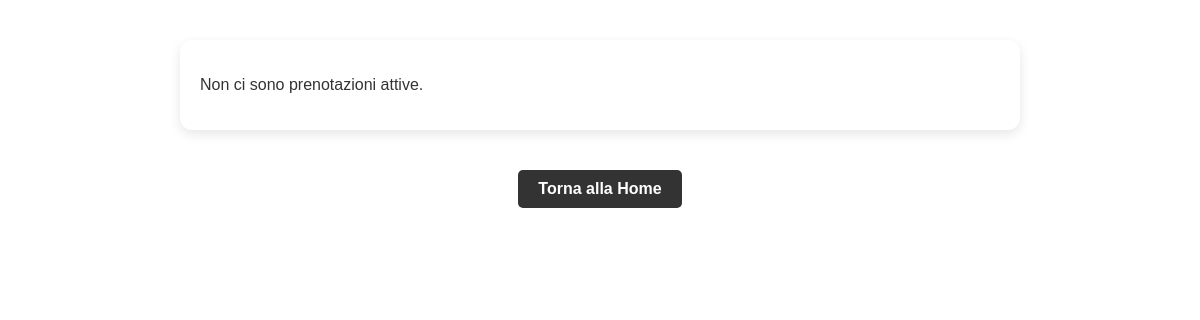
Before: /admin (signed in) with the older database file.
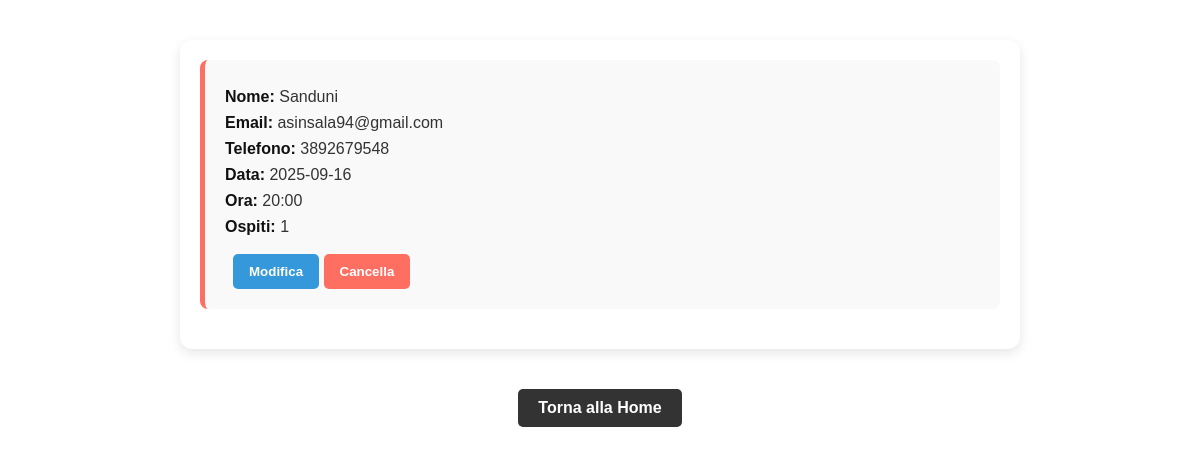
After: the same page with the newer database file.
### tables this page shows
CREATE TABLE bookings (
            id INTEGER PRIMARY KEY AUTOINCREMENT,
            name TEXT NOT NULL,
            email TEXT NOT NULL,
            phone TEXT NOT NULL,
            date TEXT NOT NULL,
            time TEXT NOT NULL,
            guests INTEGER NOT NULL
        );

### app.py (the view)
@app.route('/admin')
def admin_reservations():
    if not session.get('admin'):
        return redirect(url_for('admin_login'))
    conn = sqlite3.connect('db.sqlite3')
    c = conn.cursor()
    today = datetime.today().strftime('%Y-%m-%d')
    c.execute("""
        SELECT id, name, email, phone, date, time, guests
        FROM bookings
        WHERE date >= ?
        ORDER BY date, time
    """, (today,))
    reservations = [{'id': row[0], 'name': row[1], 'email': row[2], 'phone': row[3],
                     'date': row[4], 'time': row[5], 'guests': row[6]} for row in c.fetchall()]
    conn.close()
    return render_template('admin_reservations.html', reservations=reservations)

### templates/admin_reservations.html (shortened to what this page needs)
<!DOCTYPE html>
<html lang="it">
<head>
    <link rel="stylesheet" href="/static/css/styles.css">
</head>
<body>
    <main>
         <div class="reservation-container">
            {% if reservations %}
                {% for r in reservations %}
                    <div class="reservation">
                        <p><strong>Nome:</strong> {{ r.name }}</p>
                        <p><strong>Email:</strong> {{ r.email }}</p>
                        <p><strong>Telefono:</strong> {{ r.phone }}</p>
                        <p><strong>Data:</strong> {{ r.date }}</p>
                        <p><strong>Ora:</strong> {{ r.time }}</p>
                        <p><strong>Ospiti:</strong> {{ r.guests }}</p>
                        <button class="edit-btn"
                                data-id="{{ r.id }}"
                                data-name="{{ r.name }}"
                                data-phone="{{ r.phone }}"
                                data-date="{{ r.date }}"
                                data-time="{{ r.time }}"
                                data-guests="{{ r.guests }}">Modifica</button>
                        <button class="cancel-btn" data-id="{{ r.id }}">Cancella</button>
                    </div>
                {% endfor %}
            {% else %}
                <p>Non ci sono prenotazioni attive.</p>
            {% endif %}
        </div>
    </main>
<div class="home-button-container">
    <a href="{{ url_for('home') }}" class="btn btn-dark btn-home">
        Torna alla Home
    </a>
</div>
</body>
</html>

### static/css/styles.css (style rules this page uses)
body { font-family: 'Arial', sans-serif; margin: 0; padding: 0; color: #333; }
.reservation-container { max-width: 800px; margin: 40px auto; padding: 20px; background-color: #ffffff; border-radius: 12px; box-shadow: 0 4px 12px rgba(0,0,0,0.1); }
.reservation { background-color: #f9f9f9; border-left: 5px solid #ff6f61; padding: 20px; margin-bottom: 20px; border-radius: 8px; transition: background-color 0.3s ease; }
.reservation p { margin: 8px 0; color: #333; font-size: 16px; }
.reservation strong { color: #111; }
.cancel-btn { background-color: #ff6f61; border: none; color: white; padding: 10px 16px; border-radius: 5px; cursor: pointer; font-weight: bold; transition: background-color 0.3s ease; margin-top: 10px; }
.edit-btn { background:#3498db; color:#fff; border:none; padding:10px 16px; border-radius:5px; cursor:pointer; font-weight:bold; margin-left:8px; transition:background .2s ease; }
.home-button-container { text-align: center; margin-top: 30px; }
.btn { display: inline-block; padding: 10px 20px; font-size: 16px; border: none; border-radius: 5px; cursor: pointer; text-decoration: none; transition: background-color 0.2s ease; }
.btn-dark { background-color: #333; color: #fff; }
.btn-home { font-weight: bold; }

Changed rows visible on the page:
added bookings: name "Sanduni", email "asinsala94@gmail.com", phone "3892679548", date "2025-09-16", time "20:00", guests "1"
Other visible differences:
text no longer shown: "Non ci sono prenotazioni attive."
